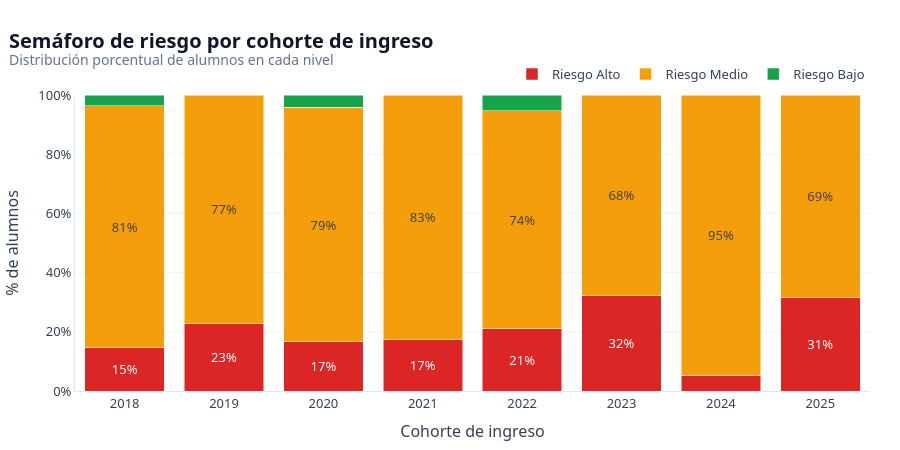

The cell this chart's notebook holds for it:
### Markdown cell above
### 4.4 · Semáforo de riesgo por cohorte de ingreso

### Code cell
df4 = (
    df_alertas.groupby(["cohorte_ingreso", "semaforo_riesgo"])
    .size()
    .reset_index(name="alumnos")
)
df4["pct"] = df4.groupby("cohorte_ingreso")["alumnos"].transform(lambda s: s / s.sum() * 100)
df4["cohorte_ingreso"] = df4["cohorte_ingreso"].astype(str)
# Solo mostramos la etiqueta en segmentos con espacio suficiente
df4["etiqueta"] = df4["pct"].map(lambda v: f"{v:.0f}%" if v >= 10 else "")

fig4 = px.bar(
    df4,
    x="cohorte_ingreso",
    y="pct",
    color="semaforo_riesgo",
    color_discrete_map=COLOR_RIESGO,
    barmode="stack",
    text="etiqueta",
    category_orders={"semaforo_riesgo": ["Riesgo Alto", "Riesgo Medio", "Riesgo Bajo"]},
    labels={
        "cohorte_ingreso": "Cohorte de ingreso",
        "pct": "% de alumnos",
        "semaforo_riesgo": "Nivel de riesgo",
    },
    custom_data=["alumnos"],
)
fig4.update_traces(
    textposition="inside",
    insidetextanchor="middle",
    hovertemplate="<b>Cohorte %{x}</b><br>%{fullData.name}: %{y:.1f}%<br>Alumnos: %{customdata[0]}<extra></extra>",
)
estilo_fig(
    fig4,
    "Semáforo de riesgo por cohorte de ingreso",
    "Distribución porcentual de alumnos en cada nivel",
    height=450,
)
fig4.update_yaxes(ticksuffix="%", range=[0, 100], title="% de alumnos")
fig4.show()

### Figure 1 — Plotly figure (JSON) as saved in the notebook; plotly's stock layout.template omitted (floating-point values rounded to 4 significant figures)
{"data": [{"customdata": [[4], [5], [4], [4], [4], [10], [1], [11]], "hovertemplate": "<b>Cohorte %{x}</b><br>%{fullData.name}: %{y:.1f}%<br>Alumnos: %{customdata[0]}<extra></extra>", "insidetextanchor": "middle", "legendgroup": "Riesgo Alto", "marker": {"color": "#DC2626", "pattern": {"shape": ""}}, "name": "Riesgo Alto", "orientation": "v", "showlegend": true, "text": ["15%", "23%", "17%", "17%", "21%", "32%", "", "31%"], "textposition": "inside", "type": "bar", "x": ["2018", "2019", "2020", "2021", "2022", "2023", "2024", "2025"], "xaxis": "x", "y": [14.81, 22.73, 16.67, 17.39, 21.05, 32.26, 5.263, 31.43], "yaxis": "y"}, {"customdata": [[22], [17], [19], [19], [14], [21], [18], [24]], "hovertemplate": "<b>Cohorte %{x}</b><br>%{fullData.name}: %{y:.1f}%<br>Alumnos: %{customdata[0]}<extra></extra>", "insidetextanchor": "middle", "legendgroup": "Riesgo Medio", "marker": {"color": "#F59E0B", "pattern": {"shape": ""}}, "name": "Riesgo Medio", "orientation": "v", "showlegend": true, "text": ["81%", "77%", "79%", "83%", "74%", "68%", "95%", "69%"], "textposition": "inside", "type": "bar", "x": ["2018", "2019", "2020", "2021", "2022", "2023", "2024", "2025"], "xaxis": "x", "y": [81.48, 77.27, 79.17, 82.61, 73.68, 67.74, 94.74, 68.57], "yaxis": "y"}, {"customdata": [[1], [1], [1]], "hovertemplate": "<b>Cohorte %{x}</b><br>%{fullData.name}: %{y:.1f}%<br>Alumnos: %{customdata[0]}<extra></extra>", "insidetextanchor": "middle", "legendgroup": "Riesgo Bajo", "marker": {"color": "#16A34A", "pattern": {"shape": ""}}, "name": "Riesgo Bajo", "orientation": "v", "showlegend": true, "text": ["", "", ""], "textposition": "inside", "type": "bar", "x": ["2018", "2020", "2022"], "xaxis": "x", "y": [3.704, 4.167, 5.263], "yaxis": "y"}], "layout": {"barmode": "stack", "font": {"color": "#334155", "family": "Segoe UI, Arial, sans-serif", "size": 13}, "height": 450, "hoverlabel": {"bgcolor": "white", "font": {"family": "Segoe UI, Arial", "size": 12}}, "legend": {"orientation": "h", "title": {"text": ""}, "tracegroupgap": 0, "traceorder": "normal", "x": 1, "xanchor": "right", "y": 1.02, "yanchor": "bottom"}, "margin": {"b": 45, "l": 20, "r": 30, "t": 95}, "paper_bgcolor": "white", "plot_bgcolor": "white", "title": {"font": {"color": "#0F172A", "size": 20}, "text": "<b>Semáforo de riesgo por cohorte de ingreso</b><br><sup style='color:#64748B'>Distribución porcentual de alumnos en cada nivel</sup>", "x": 0.01, "xanchor": "left"}, "xaxis": {"anchor": "y", "domain": [0, 1], "gridcolor": "#F1F5F9", "linecolor": "#E2E8F0", "showgrid": false, "title": {"text": "Cohorte de ingreso"}}, "yaxis": {"anchor": "x", "domain": [0, 1], "gridcolor": "#F1F5F9", "linecolor": "#E2E8F0", "range": [0, 100], "showgrid": true, "ticksuffix": "%", "title": {"text": "% de alumnos"}, "zeroline": false}}}
